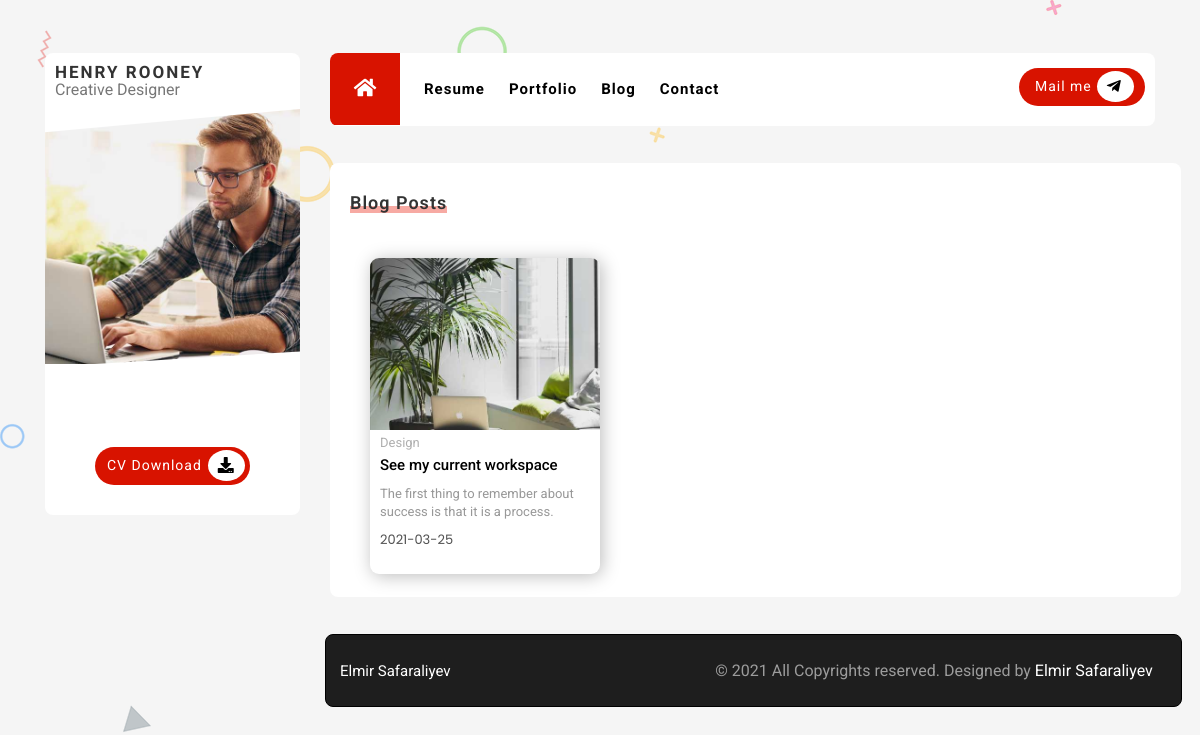
Page /blog on the committed database.
### PROJECT/data.py (models this page shows)
class BlogPost(db.Model):
    __tablename__="BlogPost"
    id=db.Column(db.Integer,primary_key=True)
    url=db.Column(db.String(50))
    title=db.Column(db.String(50))
    subtitle=db.Column(db.String(50))
    img=db.Column(db.String(120))
    date=db.Column(db.Date)
    tag=db.Column(db.String(120))
    content=db.Column(db.Text)
    catagory_post=db.Column(db.Integer, db.ForeignKey('Catagory.id'))
    post_comment=db.relationship('Comments', backref='BlogPost', lazy=True)

class Catagory(db.Model):
    __tablename__="Catagory"
    id=db.Column(db.Integer,primary_key=True)
    name=db.Column(db.String(50))
    post_catagory=db.relationship('BlogPost', backref='catagory', lazy=True)

### PROJECT/mainroutes.py (the view)
@app.route('/blog')
def resume():
    blogpost=BlogPost.query.all()
    catagory=Catagory.query.all()
    return render_template('app/blogpage.html', blogpost=blogpost, catagory=catagory)

### PROJECT/templates/app/blogpage.html
{% extends "app/base.html" %}
{% block pages %}
<section class="blog" id="menu4" >
    <div class="divblog">
      <div class="blogheader">
        <span></span>
        <h1>Blog Posts</h1>
      </div>
      <div class="blogboxes">
        {% for blogpost in blogpost %}
        <a href="/blogpost/{{blogpost.url}}">
          <div class="blogbox">
            <img src="static/uploads/{{blogpost.img}}" alt="">
            <span class="blogcatagory">{{blogpost.catagory.name}}</span>
            <h1>{{blogpost.title}}</h1>
            <p>{{blogpost.subtitle}}</p>
            <span class="blogdate">{{blogpost.date}}</span>
          </div>
        </a>
        {% endfor %}
      </div>
    </div>
  </section>
{% endblock %}

### PROJECT/static/app/css/style.css (style rules this page uses)
body { background-image: url(../img/bg.png) !important; background-color: #f5f5f5 !important; font-family: 'Roboto', sans-serif !important; }
.blogboxes a { margin-bottom: 30px; }

### PROJECT/static/app/css/grid.css (style rules this page uses)
html, body, div, span, applet, object, iframe, h1, h2, h3, h4, h5, h6, p, blockquote, pre, a, abbr, acronym, address, big, cite, code, del, dfn, em, img, ins, kbd, q, s, samp, small, strike, strong, sub, sup, tt, var, b, u, i, center, dl, dt, dd, ol, ul, li, fieldset, form, label, legend, table, caption, tbody, tfoot, thead, tr, th, td, article, aside, canvas, details, embed, figure, figcaption, footer, header, hgroup, menu, nav, output, ruby, section, summary, time, mark, audio, video { margin: 0; padding: 0; border: 0; font-size: 100%; font: inherit; vertical-align: baseline; }
article, aside, details, figcaption, figure, footer, header, hgroup, menu, nav, section { display: block; }
body { line-height: 1; }
html { box-sizing: border-box; -ms-overflow-style: scrollbar; }
*, *::before, *::after { box-sizing: inherit; }

### PROJECT/static/app/css/portfolio.css (style rules this page uses)
a { text-decoration: none; }

### PROJECT/static/app/css/grid2.css (style rules this page uses)
@media screen and (max-width: 1200px) { .blog { width: 105%; } }

### PROJECT/static/app/css/blog.css (style rules this page uses)
.blog { margin-top: 37px; width: 107%; height: auto; border-radius: 8px; margin-left: -15px; background-color: white; padding-top: 30px; }
.divblog { margin-left: 20px; }
.blogheader { position: relative; display: inline-block; }
.blogheader span { background-color: #ea2c19; position: absolute; height: 7px; width: 100%; bottom: 0; opacity: 0.4; }
.blogheader h1 { font-size: 18px; font-weight: 600; position: relative; line-height: 20px; color: #333333; letter-spacing: 1px; }
.blogboxes { margin-top: 25px; display: flex; flex-wrap: wrap; }
.blogbox { width: 230px; height: 96%; margin: 20px; border-radius: 9px; overflow: hidden; box-shadow: 2px 2px 18px 0px rgba(188, 188, 188, 1); }
.blogbox .blogcatagory { margin-top: 20px; font-weight: 400; font-size: 13px; line-height: 19px; color: #afafaf }
.blogcatagory { padding-left: 10px; }
.blogbox h1 { padding-left: 10px; margin-top: 3px; font-size: 15px; line-height: 20px; color: black; font-weight: 500; }
.blogbox p { padding-left: 10px; margin-top: 10px; margin-bottom: 10px; font-weight: 400; line-height: 18px; font-size: 13px; color: #989898 }
.blogdate { padding-left: 10px; padding-bottom: 5px; margin-top: 10px; font-family: 'Poppins', sans-serif; color: #505050 !important; font-size: 13px !important; font-weight: 400 !important; }
.blogbox img { width: 100%; }

### rows in the picture
BlogPost: img (picture), catagory.name "Design", title "See my current workspace", subtitle "The first thing to remember about success is that it is a process.", date "2021-03-25"
